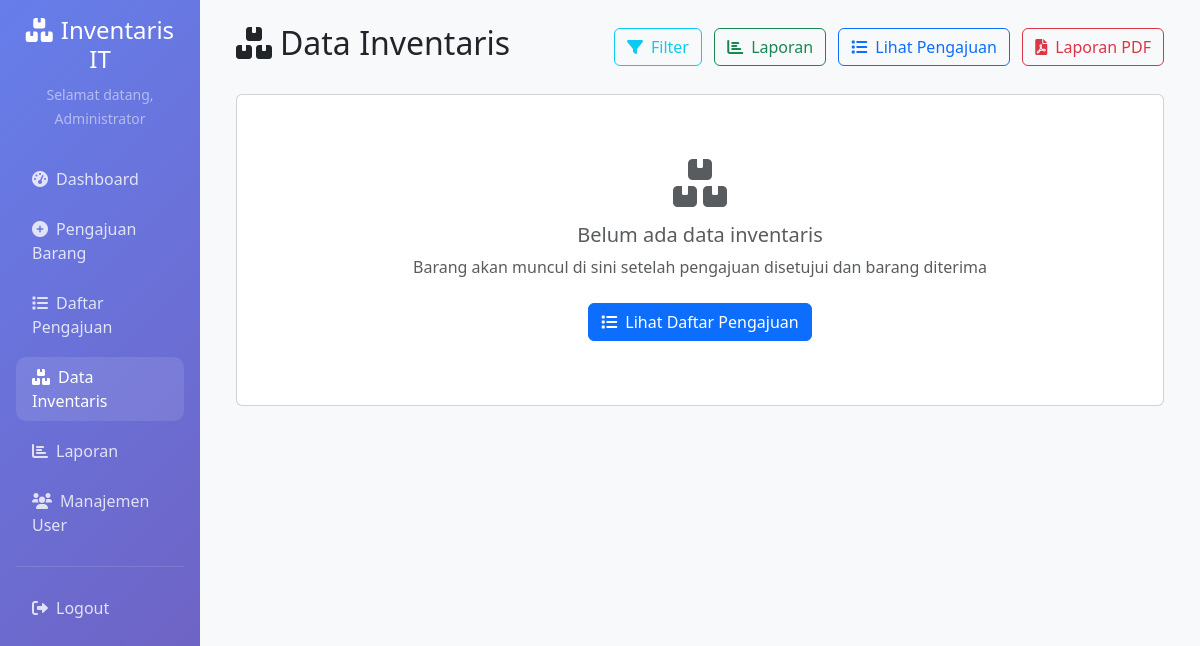
Page /inventaris.php (signed in) on the earlier database version.
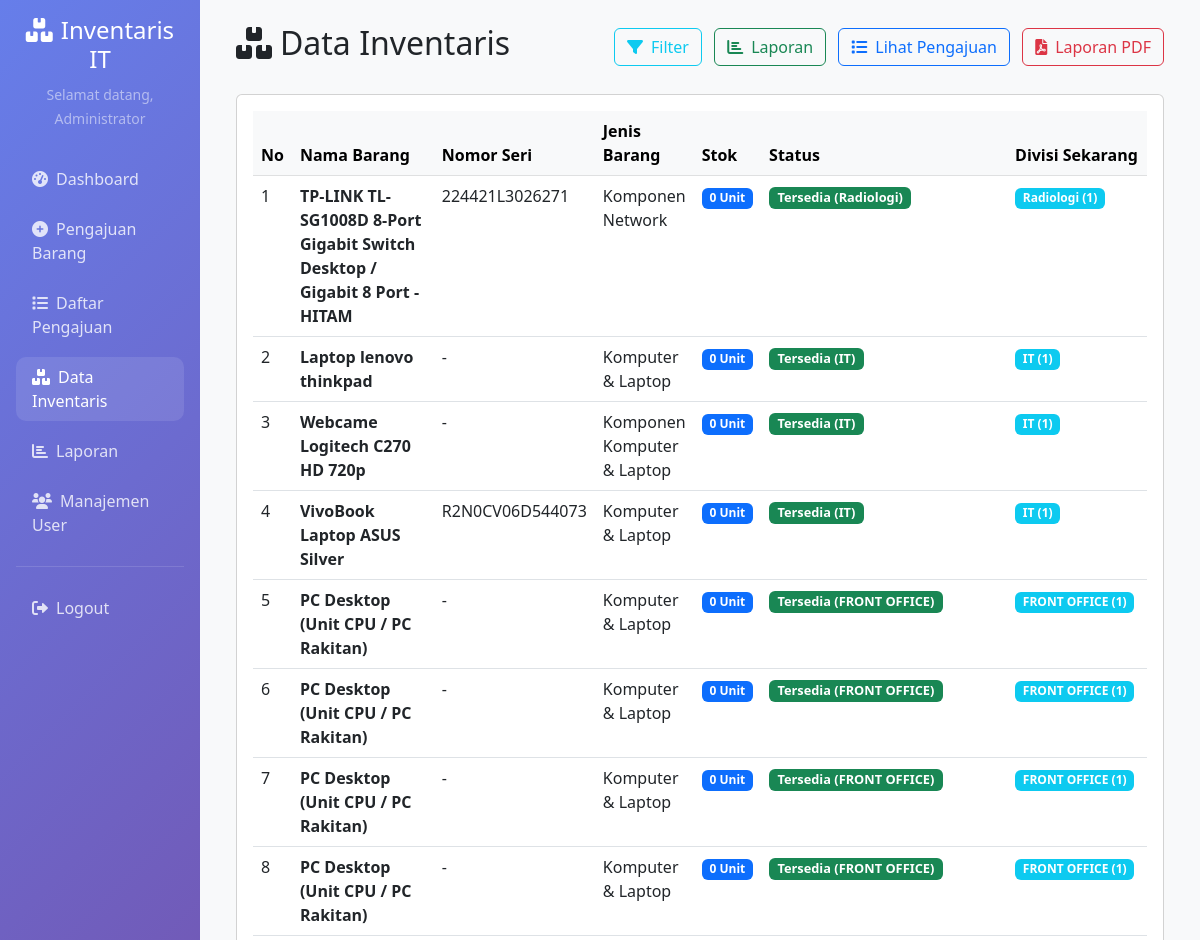
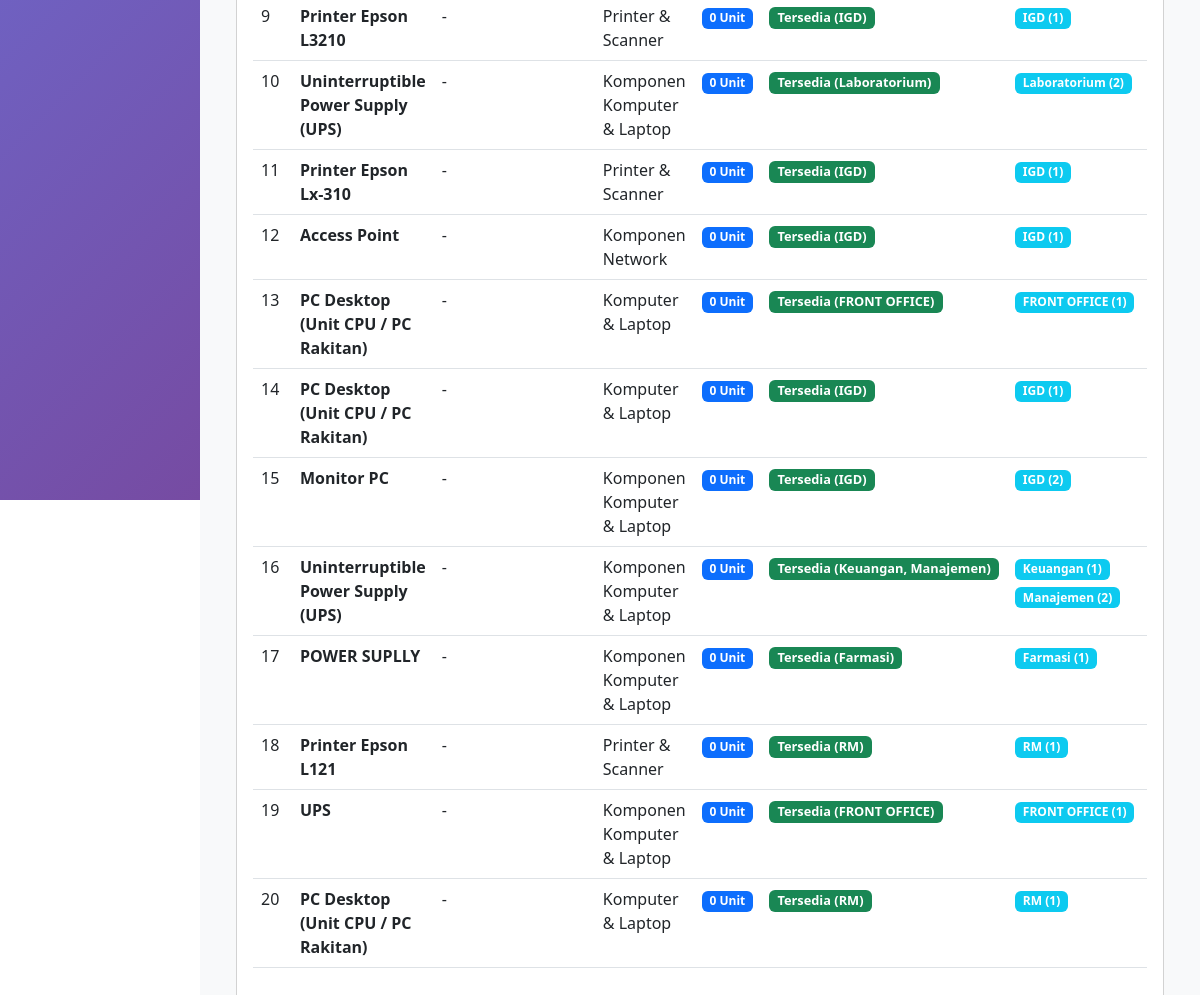
Same page on the later database version (2 pictures, top to bottom).
### tables this page shows
CREATE TABLE `inventaris` (
  `id` int(11) NOT NULL,
  `no_inventaris` varchar(100) DEFAULT NULL,
  `pengajuan_id` int(11) DEFAULT NULL,
  `nama_barang` varchar(200) NOT NULL,
  `spesifikasi` text DEFAULT NULL,
  `jenis_barang` enum('Komputer & Laptop','Komponen Komputer & Laptop','Printer & Scanner','Komponen Printer & Scanner','Komponen Network') NOT NULL,
  `nomor_seri` varchar(100) DEFAULT NULL,
  `ip_address` varchar(50) DEFAULT NULL,
  `tanggal_pembelian` date DEFAULT NULL,
  `harga` decimal(15,2) DEFAULT NULL,
  `status` enum('Tersedia','Diserahkan','Rusak','Dalam Perbaikan','Dipindahkan','Disposisi') DEFAULT 'Tersedia',
  `tanggal_penyerahan` date DEFAULT NULL,
  `created_at` timestamp NOT NULL DEFAULT current_timestamp(),
  `stok` int(11) NOT NULL,
  `catatan_penyerahan` text NOT NULL
);

### inventaris.php (the view, shortened to what the changed rows need)
<?php
require_once 'config/database.php';
$sql = "SELECT i.*, pb.nama_barang as nama_pengajuan, pb.spesifikasi as spesifikasi_pengajuan,
        GROUP_CONCAT(CONCAT(dd.divisi, ' (', dd.stok_divisi, ')') SEPARATOR ', ') as divisi_info,
        COUNT(dd.id) as jumlah_divisi,
        kb_last.divisi_target AS divisi_kerusakan_terakhir,
        kb_div.status_divisi_summary,
        p_last.tanggal_penyerahan AS tanggal_penyerahan,
        p_last.catatan_penyerahan AS catatan_penyerahan
        FROM inventaris i
        LEFT JOIN pengajuan_barang pb ON i.pengajuan_id = pb.id
        LEFT JOIN distribusi_divisi dd ON i.id = dd.inventaris_id
        LEFT JOIN (
            SELECT k1.inventaris_id, k1.divisi_target
            FROM kerusakan_barang k1
            JOIN (
                SELECT inventaris_id, MAX(created_at) AS last_created
                FROM kerusakan_barang
                GROUP BY inventaris_id
            ) k2 ON k1.inventaris_id = k2.inventaris_id AND k1.created_at = k2.last_created
        ) kb_last ON kb_last.inventaris_id = i.id
        LEFT JOIN (
            SELECT t.inventaris_id,
                   GROUP_CONCAT(CONCAT(t.divisi_target, '|', t.jenis_kerusakan) SEPARATOR ',') AS status_divisi_summary
            FROM (
                SELECT k1.inventaris_id, k1.divisi_target, k1.jenis_kerusakan, k1.created_at
                FROM kerusakan_barang k1
                JOIN (
                    SELECT inventaris_id, divisi_target, MAX(created_at) AS last_created
                    FROM kerusakan_barang
                    GROUP BY inventaris_id, divisi_target
                ) k2 ON k1.inventaris_id = k2.inventaris_id AND k1.divisi_target = k2.divisi_target AND k1.created_at = k2.last_created
            ) t
            GROUP BY t.inventaris_id
        ) kb_div ON kb_div.inventaris_id = i.id
        LEFT JOIN (
            SELECT p1.inventaris_id, p1.tanggal_penyerahan, p1.catatan_penyerahan
            FROM penyerahan_barang p1
            JOIN (
                SELECT inventaris_id, MAX(tanggal_penyerahan) AS last_date
                FROM penyerahan_barang
                GROUP BY inventaris_id
            ) p2 ON p1.inventaris_id = p2.inventaris_id AND p1.tanggal_penyerahan = p2.last_date
        ) p_last ON p_last.inventaris_id = i.id
        GROUP BY i.id
        ORDER BY i.created_at DESC";
$result = $conn->query($sql);
?>
<!DOCTYPE html>
<html lang="id">
<head>
    <link href="https://cdn.jsdelivr.net/npm/bootstrap@5.3.0/dist/css/bootstrap.min.css" rel="stylesheet">
    <link href="https://cdnjs.cloudflare.com/ajax/libs/font-awesome/6.0.0/css/all.min.css" rel="stylesheet">
    <link rel="stylesheet" href="https://cdn.datatables.net/1.13.6/css/dataTables.bootstrap5.min.css">
</head>
<body>
    <div class="container-fluid">
        <div class="row">
            <div class="col-md-9 col-lg-10 main-content">
                <div class="p-4">
                    <div class="d-flex justify-content-between align-items-center mb-4">
                        <h2><i class="fas fa-boxes me-2"></i>Data Inventaris</h2>
                    </div>
                    <div class="card">
                        <div class="card-body">
                            <?php if ($result->num_rows > 0): ?>
                                <div class="table-responsive">
                                    <table class="table table-hover" id="example1">
                                        <thead class="table-light">
                                            <tr>
                                                <th>No</th>
                                                <th>Nama Barang</th>
                                                <th>Nomor Seri</th>
                                                <th>Jenis Barang</th>
                                                <th>Stok</th>
                                                <th>Status</th>
                                                <th>Divisi Sekarang</th>
                                            </tr>
                                        </thead>
                                        <tbody>
                                            <?php
                                            $no = 1;
                                            while ($row = $result->fetch_assoc()):
                                            ?>
                                            <tr>
                                                <td><?php echo $no++; ?></td>
                                                <td>
                                                    <strong><?php echo htmlspecialchars($row['nama_barang']); ?></strong>
                                                </td>
                                                <td><?php echo htmlspecialchars($row['nomor_seri'] ?: '-'); ?></td>
                                                 <td><?php echo htmlspecialchars($row['jenis_barang'] ?: '-'); ?></td>
                                                <td><span class="badge bg-primary"><?php echo $row['stok']; ?> Unit</span></td>
                                                <td>
                                                    <?php
                                                    $allDivisions = [];
                                                    if (!empty($row['divisi_info'])) {
                                                        $divisi_array = explode(', ', $row['divisi_info']);
                                                        foreach ($divisi_array as $divisi_item) {
                                                            $divisi_parts = explode(' (', $divisi_item);
                                                            $nama_divisi = trim($divisi_parts[0]);
                                                            if ($nama_divisi !== '') {
                                                                $allDivisions[$nama_divisi] = true;
                                                            }
                                                        }
                                                    }
                                                    $lastDamagePerDiv = [];
                                                    $rusakDiv = [];
                                                    $tersediaDiv = [];
                                                    foreach (array_keys($allDivisions) as $divisiNama) {
                                                        $jenis = $lastDamagePerDiv[$divisiNama] ?? '';
                                                        if ($jenis === 'Tidak Dapat Diperbaiki') {
                                                            $rusakDiv[] = htmlspecialchars($divisiNama);
                                                        } else {
                                                            $tersediaDiv[] = htmlspecialchars($divisiNama);
                                                        }
                                                    }
                                                    if (!empty($tersediaDiv)) {
                                                        echo '<span class="badge bg-success status-badge">Tersedia (' . implode(', ', $tersediaDiv) . ')</span>';
                                                    }
                                                    ?>
                                                </td>
                                                <td>
                                                        <?php if ($row['divisi_info']): ?>
                                                            <?php
                                                            $divisi_array = explode(', ', $row['divisi_info']);
                                                            $divisi_stok = [];
                                                            foreach ($divisi_array as $divisi_item) {
                                                                $divisi_parts = explode(' (', $divisi_item);
                                                                $nama_divisi = trim($divisi_parts[0]);
                                                                $stok_divisi = isset($divisi_parts[1]) ? (int) rtrim($divisi_parts[1], ')') : 0;
                                                                if ($stok_divisi > 0) {
                                                                    $divisi_stok[$nama_divisi] = $stok_divisi;
                                                                }
                                                            }
                                                            if (!empty($divisi_stok)) {
                                                                foreach ($divisi_stok as $nama_divisi => $stok_divisi) {
                                                                    echo '<span class="badge bg-info me-1 mb-1">' . htmlspecialchars($nama_divisi) . ' (' . $stok_divisi . ')</span> ';
                                                                }
                                                            } else {
                                                                echo '<span class="badge bg-secondary">Belum ada divisi</span>';
                                                            }
                                                            ?>
                                                        <?php else: ?>
                                                            <span class="badge bg-secondary">Belum ada divisi</span>
                                                        <?php endif; ?>
                                                </td>
                                            </tr>
                                            <?php endwhile; ?>
                                        </tbody>
                                    </table>
                                </div>
                            <?php else: ?>
                                <div class="text-center py-5">
                                    <i class="fas fa-boxes fa-3x text-muted mb-3"></i>
                                    <h5 class="text-muted">Belum ada data inventaris</h5>
                                    <p class="text-muted">Barang akan muncul di sini setelah pengajuan disetujui dan barang diterima</p>
                                    <a href="daftar_pengajuan.php" class="btn btn-primary mt-2">
                                        <i class="fas fa-list me-2"></i>Lihat Daftar Pengajuan
                                    </a>
                                </div>
                            <?php endif; ?>
                        </div>
                    </div>
                </div>
            </div>
        </div>
    </div>
</body>
</html>

Differences in the rows shown:
added inventaris: nama_barang "TP-LINK TL-SG1008D 8-Port Gigabit Switch Desktop / Gigabit 8 Port - HITAM", nomor_seri "224421L3026271", jenis_barang "Komponen Network", stok "0", tersediaDiv "Radiologi", nama_divisi "Radiologi", stok_divisi "1"
added inventaris: nama_barang "Laptop lenovo thinkpad", nomor_seri "-", jenis_barang "Komputer & Laptop", stok "0", tersediaDiv "IT", nama_divisi "IT", stok_divisi "1"
added inventaris: nama_barang "Webcame Logitech C270 HD 720p", nomor_seri "-", jenis_barang "Komponen Komputer & Laptop", stok "0", tersediaDiv "IT", nama_divisi "IT", stok_divisi "1"
added inventaris: nama_barang "VivoBook Laptop ASUS Silver", nomor_seri "R2N0CV06D544073", jenis_barang "Komputer & Laptop", stok "0", tersediaDiv "IT", nama_divisi "IT", stok_divisi "1"
added inventaris: nama_barang "PC Desktop (Unit CPU / PC Rakitan)", nomor_seri "-", jenis_barang "Komputer & Laptop", stok "0", tersediaDiv "FRONT OFFICE", nama_divisi "FRONT OFFICE", stok_divisi "1"
added inventaris: nama_barang "PC Desktop (Unit CPU / PC Rakitan)", nomor_seri "-", jenis_barang "Komputer & Laptop", stok "0", tersediaDiv "FRONT OFFICE", nama_divisi "FRONT OFFICE", stok_divisi "1"
added inventaris: nama_barang "PC Desktop (Unit CPU / PC Rakitan)", nomor_seri "-", jenis_barang "Komputer & Laptop", stok "0", tersediaDiv "FRONT OFFICE", nama_divisi "FRONT OFFICE", stok_divisi "1"
added inventaris: nama_barang "PC Desktop (Unit CPU / PC Rakitan)", nomor_seri "-", jenis_barang "Komputer & Laptop", stok "0", tersediaDiv "FRONT OFFICE", nama_divisi "FRONT OFFICE", stok_divisi "1"
added inventaris: nama_barang "Printer Epson L3210", nomor_seri "-", jenis_barang "Printer & Scanner", stok "0", tersediaDiv "IGD", nama_divisi "IGD", stok_divisi "1"
added inventaris: nama_barang "Uninterruptible Power Supply (UPS)", nomor_seri "-", jenis_barang "Komponen Komputer & Laptop", stok "0", tersediaDiv "Laboratorium", nama_divisi "Laboratorium", stok_divisi "2"
added inventaris: nama_barang "Printer Epson Lx-310", nomor_seri "-", jenis_barang "Printer & Scanner", stok "0", tersediaDiv "IGD", nama_divisi "IGD", stok_divisi "1"
added inventaris: nama_barang "Access Point", nomor_seri "-", jenis_barang "Komponen Network", stok "0", tersediaDiv "IGD", nama_divisi "IGD", stok_divisi "1"
added inventaris: nama_barang "PC Desktop (Unit CPU / PC Rakitan)", nomor_seri "-", jenis_barang "Komputer & Laptop", stok "0", tersediaDiv "FRONT OFFICE", nama_divisi "FRONT OFFICE", stok_divisi "1"
added inventaris: nama_barang "PC Desktop (Unit CPU / PC Rakitan)", nomor_seri "-", jenis_barang "Komputer & Laptop", stok "0", tersediaDiv "IGD", nama_divisi "IGD", stok_divisi "1"
added inventaris: nama_barang "Monitor PC", nomor_seri "-", jenis_barang "Komponen Komputer & Laptop", stok "0", tersediaDiv "IGD", nama_divisi "IGD", stok_divisi "2"
added inventaris: nama_barang "Uninterruptible Power Supply (UPS)", nomor_seri "-", jenis_barang "Komponen Komputer & Laptop", stok "0", tersediaDiv "Keuangan, Manajemen", nama_divisi "Keuangan", stok_divisi "1", nama_divisi "Manajemen", stok_divisi "2"
added inventaris: nama_barang "POWER SUPLLY", nomor_seri "-", jenis_barang "Komponen Komputer & Laptop", stok "0", tersediaDiv "Farmasi", nama_divisi "Farmasi", stok_divisi "1"
added inventaris: nama_barang "Printer Epson L121", nomor_seri "-", jenis_barang "Printer & Scanner", stok "0", tersediaDiv "RM", nama_divisi "RM", stok_divisi "1"
added inventaris: nama_barang "UPS", nomor_seri "-", jenis_barang "Komponen Komputer & Laptop", stok "0", tersediaDiv "FRONT OFFICE", nama_divisi "FRONT OFFICE", stok_divisi "1"
added inventaris: nama_barang "PC Desktop (Unit CPU / PC Rakitan)", nomor_seri "-", jenis_barang "Komputer & Laptop", stok "0", tersediaDiv "RM", nama_divisi "RM", stok_divisi "1"
Other differences:
text no longer shown: "Belum ada data inventaris Barang akan muncul di sini setelah pengajuan disetujui dan barang diterima Lihat Daftar Pengajuan"
text now shown: "No Nama Barang Nomor Seri Jenis Barang Stok Status Divisi Sekarang"
